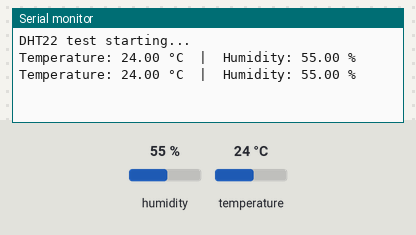
The sketch below on a simulated Arduino Uno, built with avr-gcc and run on an emulated ATmega328P. On the bench: the last lines printed to the serial monitor. Inputs (shaded band) come from the test bench; at power-on: humidity 55 %, temperature 24 °C.

Above: at 4.8 s.
4.9 s: humidity set to 22 %
At 7.0 s:
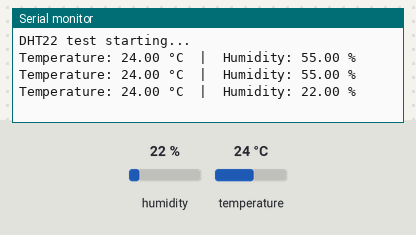
7.9 s: temperature set to 12 °C
At 8.8 s:
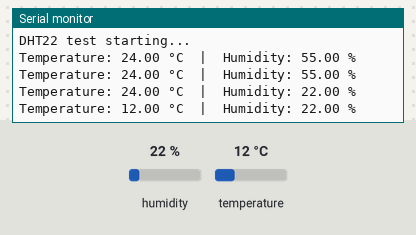
10.9 s: humidity set to 40 %
At 13.5 s:
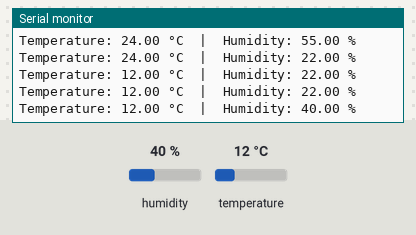
Timing chart, 0 to 15.0 s (numbered marks = the images above; inputs shaded):
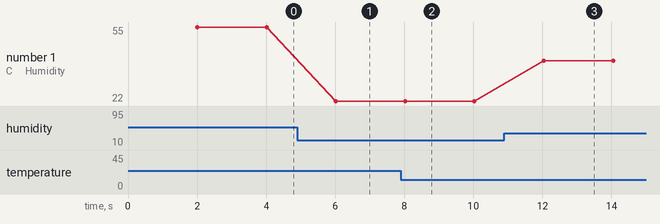

Measured:
- after the input at 4.9 s, the serial monitor: prints a new line after 1.1 s (image 1)
- after the input at 7.9 s, the serial monitor: prints a new line after 0.13 s (image 2)
- after the input at 10.9 s, the serial monitor: prints a new line after 1.1 s (image 3)
- plotted number 1: 55 → 22 after the input at 4.9 s, 22 → 40 after the input at 10.9 s

The sketch:

sensorcheck.ino
```cpp
#include <DHT.h>

// ====== Define Sensor Type & Pin ======
#define DHTPIN 4        // GPIO pin connected to the data pin of DHT22
#define DHTTYPE DHT22   // DHT 22 (AM2302)

DHT dht(DHTPIN, DHTTYPE);

void setup() {
  Serial.begin(115200);
  Serial.println("DHT22 test starting...");
  dht.begin();
}

void loop() {
  delay(2000); // Wait 2 seconds between readings

  float temperature = dht.readTemperature();
  float humidity = dht.readHumidity();

  if (isnan(temperature) || isnan(humidity)) {
    Serial.println("Failed to read from DHT22 sensor!");
    return;
  }

  Serial.print("Temperature: ");
  Serial.print(temperature);
  Serial.print(" °C  |  Humidity: ");
  Serial.print(humidity);
  Serial.println(" %");
}
```
